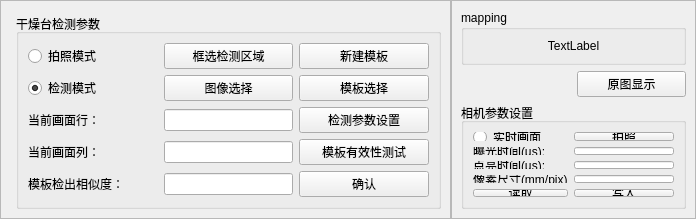
      <widget class="QWidget" name="widget">
       <attribute name="title">
        <string>干燥台参数</string>
       </attribute>
       <layout class="QHBoxLayout" name="horizontalLayout_5" stretch="5,1">
        <property name="spacing">
         <number>0</number>
        </property>
        <property name="leftMargin">
         <number>0</number>
        </property>
        <property name="topMargin">
         <number>0</number>
        </property>
        <property name="rightMargin">
         <number>0</number>
        </property>
        <property name="bottomMargin">
         <number>0</number>
        </property>
        <item>
         <widget class="QFrame" name="frame_10">
          <property name="sizePolicy">
           <sizepolicy hsizetype="MinimumExpanding" vsizetype="MinimumExpanding">
            <horstretch>0</horstretch>
            <verstretch>0</verstretch>
           </sizepolicy>
          </property>
          <property name="frameShape">
           <enum>QFrame::StyledPanel</enum>
          </property>
          <property name="frameShadow">
           <enum>QFrame::Raised</enum>
          </property>
          <layout class="QGridLayout" name="gridLayout_12" rowstretch="3,0">
           <property name="topMargin">
            <number>7</number>
           </property>
           <item row="1" column="0">
            <widget class="QLabel" name="label_template_display_dry">
             <property name="sizePolicy">
              <sizepolicy hsizetype="Ignored" vsizetype="Ignored">
               <horstretch>0</horstretch>
               <verstretch>0</verstretch>
              </sizepolicy>
             </property>
             <property name="maximumSize">
              <size>
               <width>16777215</width>
               <height>16777215</height>
              </size>
             </property>
             <property name="styleSheet">
              <string notr="true">border: 1px solid gray; background-color: #2b2b2b;</string>
             </property>
             <property name="text">
              <string/>
             </property>
             <property name="scaledContents">
              <bool>true</bool>
             </property>
             <property name="alignment">
              <set>Qt::AlignCenter</set>
             </property>
            </widget>
           </item>
           <item row="1" column="1">
            <widget class="QGroupBox" name="groupBox_9">
             <property name="sizePolicy">
              <sizepolicy hsizetype="Minimum" vsizetype="Preferred">
               <horstretch>0</horstretch>
               <verstretch>0</verstretch>
              </sizepolicy>
             </property>
             <property name="minimumSize">
              <size>
               <width>425</width>
               <height>0</height>
              </size>
             </property>
             <property name="maximumSize">
              <size>
               <width>1666</width>
               <height>16777215</height>
              </size>
             </property>
             <property name="title">
              <string>干燥台检测参数</string>
             </property>
             <layout class="QGridLayout" name="gridLayout_17">
              <item row="3" column="2">
               <widget class="QPushButton" name="pushButton_template_choose">
                <property name="sizePolicy">
                 <sizepolicy hsizetype="Minimum" vsizetype="Fixed">
                  <horstretch>0</horstretch>
                  <verstretch>0</verstretch>
                 </sizepolicy>
                </property>
                <property name="text">
                 <string>模板选择</string>
                </property>
               </widget>
              </item>
              <item row="7" column="0">
               <widget class="QLabel" name="label_20">
                <property name="sizePolicy">
                 <sizepolicy hsizetype="Minimum" vsizetype="Minimum">
                  <horstretch>0</horstretch>
                  <verstretch>0</verstretch>
                 </sizepolicy>
                </property>
                <property name="text">
                 <string>模板检出相似度：</string>
                </property>
                <property name="alignment">
                 <set>Qt::AlignLeading|Qt::AlignLeft|Qt::AlignVCenter</set>
                </property>
               </widget>
              </item>
              <item row="3" column="0">
               <widget class="QRadioButton" name="radio_detecting_mode">
                <property name="sizePolicy">
                 <sizepolicy hsizetype="Minimum" vsizetype="Fixed">
                  <horstretch>0</horstretch>
                  <verstretch>0</verstretch>
                 </sizepolicy>
                </property>
                <property name="text">
                 <string>检测模式</string>
                </property>
                <property name="checked">
                 <bool>true</bool>
                </property>
               </widget>
              </item>
              <item row="7" column="1">
               <widget class="QLineEdit" name="lineEdit_mathch_threshsold_dry">
                <property name="sizePolicy">
                 <sizepolicy hsizetype="Minimum" vsizetype="Fixed">
                  <horstretch>0</horstretch>
                  <verstretch>0</verstretch>
                 </sizepolicy>
                </property>
                <property name="maximumSize">
                 <size>
                  <width>1666</width>
                  <height>16777215</height>
                 </size>
                </property>
               </widget>
              </item>
              <item row="4" column="0">
               <widget class="QLabel" name="label_11">
                <property name="minimumSize">
                 <size>
                  <width>50</width>
                  <height>0</height>
                 </size>
                </property>
                <property name="maximumSize">
                 <size>
                  <width>16666</width>
                  <height>16777215</height>
                 </size>
                </property>
                <property name="text">
                 <string>当前画面行：</string>
                </property>
                <property name="alignment">
                 <set>Qt::AlignLeading|Qt::AlignLeft|Qt::AlignVCenter</set>
                </property>
               </widget>
              </item>
              <item row="0" column="0">
               <widget class="QRadioButton" name="radio_picturing_mode">
                <property name="sizePolicy">
                 <sizepolicy hsizetype="Minimum" vsizetype="Fixed">
                  <horstretch>0</horstretch>
                  <verstretch>0</verstretch>
                 </sizepolicy>
                </property>
                <property name="text">
                 <string>拍照模式</string>
                </property>
               </widget>
              </item>
              <item row="4" column="2">
               <widget class="QPushButton" name="PushButton_test_tempalte">
                <property name="sizePolicy">
                 <sizepolicy hsizetype="Minimum" vsizetype="Fixed">
                  <horstretch>0</horstretch>
                  <verstretch>0</verstretch>
                 </sizepolicy>
                </property>
                <property name="text">
                 <string>检测参数设置</string>
                </property>
               </widget>
              </item>
              <item row="0" column="1">
               <widget class="QPushButton" name="pushButton_create_checkable_roi_dry">
                <property name="text">
                 <string>框选检测区域</string>
                </property>
               </widget>
              </item>
              <item row="6" column="1">
               <widget class="QLineEdit" name="lineEdit_current_col_dry">
                <property name="sizePolicy">
                 <sizepolicy hsizetype="Minimum" vsizetype="Fixed">
                  <horstretch>0</horstretch>
                  <verstretch>0</verstretch>
                 </sizepolicy>
                </property>
                <property name="maximumSize">
                 <size>
                  <width>1666</width>
                  <height>16777215</height>
                 </size>
                </property>
               </widget>
              </item>
              <item row="0" column="2">
               <widget class="QPushButton" name="btn_create_new_template">
                <property name="sizePolicy">
                 <sizepolicy hsizetype="Minimum" vsizetype="Fixed">
                  <horstretch>0</horstretch>
                  <verstretch>0</verstretch>
                 </sizepolicy>
                </property>
                <property name="text">
                 <string>新建模板</string>
                </property>
               </widget>
              </item>
              <item row="6" column="0">
               <widget class="QLabel" name="label_18">
                <property name="sizePolicy">
                 <sizepolicy hsizetype="Minimum" vsizetype="Minimum">
                  <horstretch>0</horstretch>
                  <verstretch>0</verstretch>
                 </sizepolicy>
                </property>
                <property name="text">
                 <string>当前画面列：</string>
                </property>
                <property name="alignment">
                 <set>Qt::AlignLeading|Qt::AlignLeft|Qt::AlignVCenter</set>
                </property>
               </widget>
              </item>
              <item row="4" column="1">
               <widget class="QLineEdit" name="lineEdit_current_row_dry">
                <property name="sizePolicy">
                 <sizepolicy hsizetype="Minimum" vsizetype="Fixed">
                  <horstretch>0</horstretch>
                  <verstretch>0</verstretch>
                 </sizepolicy>
                </property>
                <property name="maximumSize">
                 <size>
                  <width>1666</width>
                  <height>16777215</height>
                 </size>
                </property>
               </widget>
              </item>
              <item row="7" column="2">
               <widget class="QPushButton" name="pushButton_confirm_params_dry">
                <property name="text">
                 <string>确认</string>
                </property>
               </widget>
              </item>
              <item row="6" column="2">
               <widget class="QPushButton" name="pushButton_tempaltematch">
                <property name="sizePolicy">
                 <sizepolicy hsizetype="Minimum" vsizetype="Fixed">
                  <horstretch>0</horstretch>
                  <verstretch>0</verstretch>
                 </sizepolicy>
                </property>
                <property name="text">
                 <string>模板有效性测试</string>
                </property>
               </widget>
              </item>
              <item row="3" column="1">
               <widget class="QPushButton" name="pushButton_current_image_select_dry">
                <property name="sizePolicy">
                 <sizepolicy hsizetype="Minimum" vsizetype="Fixed">
                  <horstretch>0</horstretch>
                  <verstretch>0</verstretch>
                 </sizepolicy>
                </property>
                <property name="text">
                 <string>图像选择</string>
                </property>
               </widget>
              </item>
             </layout>
            </widget>
           </item>
           <item row="0" column="0" colspan="2">
            <widget class="QGroupBox" name="groupBox_8">
             <property name="sizePolicy">
              <sizepolicy hsizetype="Expanding" vsizetype="Ignored">
               <horstretch>0</horstretch>
               <verstretch>0</verstretch>
              </sizepolicy>
             </property>
             <property name="minimumSize">
              <size>
               <width>0</width>
               <height>0</height>
              </size>
             </property>
             <property name="title">
              <string>画面</string>
             </property>
             <layout class="QHBoxLayout" name="horizontalLayout_4" stretch="0">
              <item>
               <widget class="QLabel" name="label_current_cam_live_dry">
                <property name="sizePolicy">
                 <sizepolicy hsizetype="Ignored" vsizetype="Ignored">
                  <horstretch>0</horstretch>
                  <verstretch>0</verstretch>
                 </sizepolicy>
                </property>
                <property name="maximumSize">
                 <size>
                  <width>16777215</width>
                  <height>16777215</height>
                 </size>
                </property>
                <property name="styleSheet">
                 <string notr="true">border: 1px solid gray; background-color: #2b2b2b;</string>
                </property>
                <property name="text">
                 <string>干燥台相机画面</string>
                </property>
                <property name="scaledContents">
                 <bool>true</bool>
                </property>
                <property name="alignment">
                 <set>Qt::AlignCenter</set>
                </property>
               </widget>
              </item>
             </layout>
            </widget>
           </item>
          </layout>
         </widget>
        </item>
        <item>
         <widget class="QFrame" name="frame_11">
          <property name="sizePolicy">
           <sizepolicy hsizetype="Preferred" vsizetype="Ignored">
            <horstretch>0</horstretch>
            <verstretch>0</verstretch>
           </sizepolicy>
          </property>
          <property name="maximumSize">
           <size>
            <width>500</width>
            <height>16777215</height>
           </size>
          </property>
          <property name="frameShape">
           <enum>QFrame::StyledPanel</enum>
          </property>
          <property name="frameShadow">
           <enum>QFrame::Raised</enum>
          </property>
          <layout class="QGridLayout" name="gridLayout_20" rowstretch="5,2,1,0">
           <item row="3" column="0" colspan="2">
            <widget class="QGroupBox" name="groupBox_camera">
             <property name="sizePolicy">
              <sizepolicy hsizetype="Minimum" vsizetype="Preferred">
               <horstretch>0</horstretch>
               <verstretch>0</verstretch>
              </sizepolicy>
             </property>
             <property name="title">
              <string>相机参数设置</string>
             </property>
             <layout class="QGridLayout" name="gridLayout_14">
              <item row="3" column="0">
               <widget class="QLabel" name="label_27">
                <property name="sizePolicy">
                 <sizepolicy hsizetype="Minimum" vsizetype="Minimum">
                  <horstretch>0</horstretch>
                  <verstretch>0</verstretch>
                 </sizepolicy>
                </property>
                <property name="text">
                 <string>像素尺寸(mm/pix)</string>
                </property>
               </widget>
              </item>
              <item row="1" column="0">
               <widget class="QLabel" name="label_ExposureTime">
                <property name="sizePolicy">
                 <sizepolicy hsizetype="Minimum" vsizetype="Minimum">
                  <horstretch>0</horstretch>
                  <verstretch>0</verstretch>
                 </sizepolicy>
                </property>
                <property name="text">
                 <string>曝光时间(µs):</string>
                </property>
               </widget>
              </item>
              <item row="2" column="1">
               <widget class="QLineEdit" name="lineEdit_LEDLightingTime_dry">
                <property name="sizePolicy">
                 <sizepolicy hsizetype="Minimum" vsizetype="Fixed">
                  <horstretch>0</horstretch>
                  <verstretch>0</verstretch>
                 </sizepolicy>
                </property>
                <property name="maximumSize">
                 <size>
                  <width>100</width>
                  <height>16777215</height>
                 </size>
                </property>
               </widget>
              </item>
              <item row="2" column="0">
               <widget class="QLabel" name="label_Gamma">
                <property name="sizePolicy">
                 <sizepolicy hsizetype="Minimum" vsizetype="Minimum">
                  <horstretch>0</horstretch>
                  <verstretch>0</verstretch>
                 </sizepolicy>
                </property>
                <property name="text">
                 <string>点亮时间(µs):</string>
                </property>
               </widget>
              </item>
              <item row="0" column="1">
               <widget class="QPushButton" name="pushButton_capture_one_frame_dry">
                <property name="sizePolicy">
                 <sizepolicy hsizetype="Minimum" vsizetype="Fixed">
                  <horstretch>0</horstretch>
                  <verstretch>0</verstretch>
                 </sizepolicy>
                </property>
                <property name="text">
                 <string>拍照</string>
                </property>
               </widget>
              </item>
              <item row="0" column="0">
               <widget class="QRadioButton" name="radioButton_live_dry">
                <property name="sizePolicy">
                 <sizepolicy hsizetype="Minimum" vsizetype="Fixed">
                  <horstretch>0</horstretch>
                  <verstretch>0</verstretch>
                 </sizepolicy>
                </property>
                <property name="text">
                 <string>实时画面</string>
                </property>
               </widget>
              </item>
              <item row="4" column="1">
               <widget class="QPushButton" name="pushButton_write_cam_params_dry">
                <property name="sizePolicy">
                 <sizepolicy hsizetype="Minimum" vsizetype="Fixed">
                  <horstretch>0</horstretch>
                  <verstretch>0</verstretch>
                 </sizepolicy>
                </property>
                <property name="maximumSize">
                 <size>
                  <width>100</width>
                  <height>16777215</height>
                 </size>
                </property>
                <property name="text">
                 <string>写入</string>
                </property>
               </widget>
              </item>
              <item row="4" column="0">
               <widget class="QPushButton" name="pushButton_read_cam_params_dry">
                <property name="sizePolicy">
                 <sizepolicy hsizetype="Minimum" vsizetype="Fixed">
                  <horstretch>0</horstretch>
                  <verstretch>0</verstretch>
                 </sizepolicy>
                </property>
                <property name="maximumSize">
                 <size>
                  <width>100</width>
                  <height>16777215</height>
                 </size>
                </property>
                <property name="text">
                 <string>读取</string>
                </property>
               </widget>
              </item>
              <item row="3" column="1">
               <widget class="QLineEdit" name="lineEdit_pixel_size_dry">
                <property name="sizePolicy">
                 <sizepolicy hsizetype="Minimum" vsizetype="Fixed">
                  <horstretch>0</horstretch>
                  <verstretch>0</verstretch>
                 </sizepolicy>
                </property>
                <property name="maximumSize">
                 <size>
                  <width>100</width>
                  <height>16777215</height>
                 </size>
                </property>
               </widget>
              </item>
              <item row="1" column="1">
               <widget class="QLineEdit" name="lineEdit_ExposureTime_dry">
                <property name="sizePolicy">
                 <sizepolicy hsizetype="Minimum" vsizetype="Fixed">
                  <horstretch>0</horstretch>
                  <verstretch>0</verstretch>
                 </sizepolicy>
                </property>
                <property name="maximumSize">
                 <size>
                  <width>100</width>
                  <height>16777215</height>
                 </size>
                </property>
               </widget>
              </item>
             </layout>
            </widget>
           </item>
           <item row="0" column="0" rowspan="2" colspan="2">
            <widget class="QGroupBox" name="groupBox">
             <property name="title">
              <string>mapping</string>
             </property>
             <layout class="QVBoxLayout" name="verticalLayout_3">
              <item>
               <widget class="QLabel" name="label_mapping_dry">
                <property name="mouseTracking">
                 <bool>true</bool>
                </property>
                <property name="text">
                 <string>TextLabel</string>
                </property>
                <property name="alignment">
                 <set>Qt::AlignCenter</set>
                </property>
               </widget>
              </item>
             </layout>
            </widget>
           </item>
           <item row="2" column="1">
            <widget class="QPushButton" name="pushButton_show_original_dry_image">
             <property name="text">
              <string>原图显示</string>
             </property>
            </widget>
           </item>
          </layout>
         </widget>
        </item>
       </layout>
      </widget>
